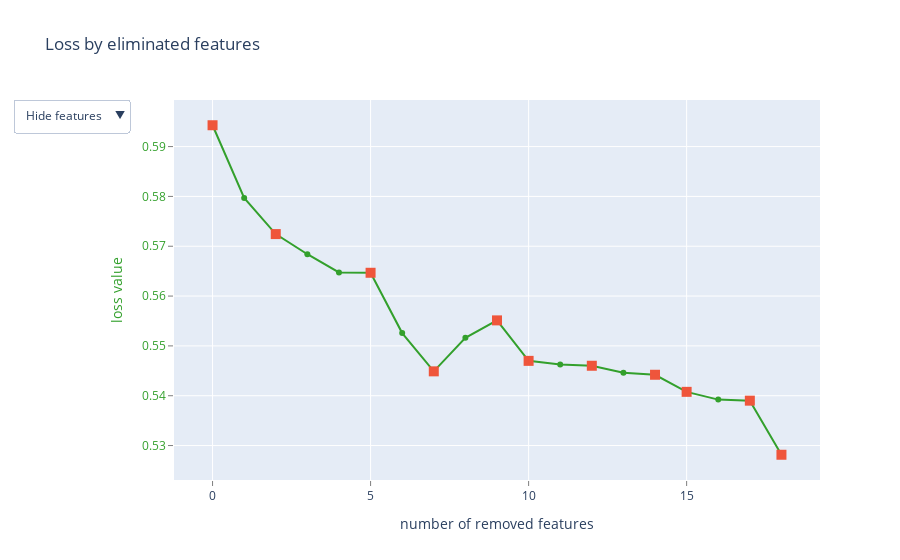

Notebook code for this chart:
### Code cell
from catboost import CatBoostRegressor, Pool, EShapCalcType, EFeaturesSelectionAlgorithm
from sklearn.datasets import make_regression
from sklearn.model_selection import train_test_split

# X, y = make_regression(n_samples=1000, n_features=100, n_informative=20, random_state=0)
# train_X, test_X, train_y, test_y = train_test_split(X, y, test_size=0.25, random_state=0)
# feature_names = ['F{}'.format(i) for i in range(train_X.shape[1])]
# train_pool = Pool(train_X, train_y, feature_names=feature_names)
# test_pool = Pool(test_X, test_y, feature_names=feature_names)


model = CatBoostRegressor(**{k:v for k,v in default_model_params.items() if k != "feature_weights"})
summary = model.select_features(
    train_pool,
    eval_set=val_pool,
    features_for_select=X_train.columns,
    num_features_to_select=20,
    steps=10,
    algorithm=EFeaturesSelectionAlgorithm.RecursiveByShapValues,
    shap_calc_type=EShapCalcType.Regular,
    train_final_model=True,
    logging_level='Silent',
    plot=True
)

### Figure 1 — Plotly figure (JSON) as saved in the notebook; plotly's stock layout.template omitted (floating-point values rounded to 4 significant figures)
{"data": [{"line": {"color": "rgb(51,160,44)"}, "mode": "lines+markers", "name": "", "text": ["", "basins_area", "pna_index_roll_mean5", "site_id", "pna_index_ewm_mean7", "pna_index_roll_max5", "SNWD_DAILY", "PREC_DAILY", "ANOM_roll_std7", "pdo_index", "ANOM", "NINO1+2 ANOM", "ANOM_autocorr", "pdo_index_roll_mean5", "pdo_index_roll_std7", "TOTAL", "NINO4", "ANOM_ewm_mean7", "ANOM_roll_max5"], "type": "scatter", "x": [0, 1, 2, 3, 4, 5, 6, 7, 8, 9, 10, 11, 12, 13, 14, 15, 16, 17, 18], "y": [0.5943, 0.5797, 0.5724, 0.5684, 0.5648, 0.5647, 0.5526, 0.5449, 0.5516, 0.5551, 0.547, 0.5463, 0.546, 0.5446, 0.5442, 0.5408, 0.5392, 0.539, 0.5282]}, {"marker": {"size": 10, "symbol": "square"}, "mode": "markers", "name": "", "text": ["", "pna_index_roll_mean5", "pna_index_roll_max5", "PREC_DAILY", "pdo_index", "ANOM", "ANOM_autocorr", "pdo_index_roll_std7", "TOTAL", "ANOM_ewm_mean7", "ANOM_roll_max5"], "type": "scatter", "x": [0, 2, 5, 7, 9, 10, 12, 14, 15, 17, 18], "y": [0.5943, 0.5724, 0.5647, 0.5449, 0.5551, 0.547, 0.546, 0.5442, 0.5408, 0.539, 0.5282]}, {"mode": "text", "name": "", "text": ["", "1", "27", "0", "28", "30", "11", "10", "21", "7", "6", "14", "24", "17", "16", "5", "15", "23", "25"], "textfont": {"color": "rgb(51,160,44)", "family": "sans serif", "size": 18}, "textposition": "bottom center", "type": "scatter", "visible": false, "x": [0, 1, 2, 3, 4, 5, 6, 7, 8, 9, 10, 11, 12, 13, 14, 15, 16, 17, 18], "y": [0.5943, 0.5797, 0.5724, 0.5684, 0.5648, 0.5647, 0.5526, 0.5449, 0.5516, 0.5551, 0.547, 0.5463, 0.546, 0.5446, 0.5442, 0.5408, 0.5392, 0.539, 0.5282]}, {"mode": "text", "name": "", "text": ["", "basins_area", "pna_index_roll_mean5", "site_id", "pna_index_ewm_mean7", "pna_index_roll_max5", "SNWD_DAILY", "PREC_DAILY", "ANOM_roll_std7", "pdo_index", "ANOM", "NINO1+2 ANOM", "ANOM_autocorr", "pdo_index_roll_mean5", "pdo_index_roll_std7", "TOTAL", "NINO4", "ANOM_ewm_mean7", "ANOM_roll_max5"], "textfont": {"color": "rgb(51,160,44)", "family": "sans serif", "size": 18}, "textposition": "bottom center", "type": "scatter", "visible": false, "x": [0, 1, 2, 3, 4, 5, 6, 7, 8, 9, 10, 11, 12, 13, 14, 15, 16, 17, 18], "y": [0.5943, 0.5797, 0.5724, 0.5684, 0.5648, 0.5647, 0.5526, 0.5449, 0.5516, 0.5551, 0.547, 0.5463, 0.546, 0.5446, 0.5442, 0.5408, 0.5392, 0.539, 0.5282]}], "layout": {"showlegend": false, "title": {"text": "Loss by eliminated features"}, "updatemenus": [{"active": 0, "buttons": [{"args": [{"visible": [true, true, false, false]}], "label": "Hide features", "method": "update"}, {"args": [{"visible": [true, true, true, false]}], "label": "Show indices", "method": "update"}, {"args": [{"visible": [true, true, false, true]}], "label": "Show names", "method": "update"}], "pad": {"r": 10, "t": 10}, "showactive": true, "x": -0.25, "xanchor": "left", "y": 1.03, "yanchor": "top"}], "xaxis": {"gridcolor": "rgb(255,255,255)", "showgrid": true, "showline": false, "showticklabels": true, "tickcolor": "rgb(127,127,127)", "ticks": "outside", "title": {"text": "number of removed features"}, "zeroline": false}, "yaxis": {"gridcolor": "rgb(255,255,255)", "showgrid": true, "showline": false, "showticklabels": true, "tickcolor": "rgb(127,127,127)", "tickfont": {"color": "rgb(51,160,44)"}, "ticks": "outside", "title": {"font": {"color": "rgb(51,160,44)"}, "text": "loss value"}, "zeroline": false}}}
